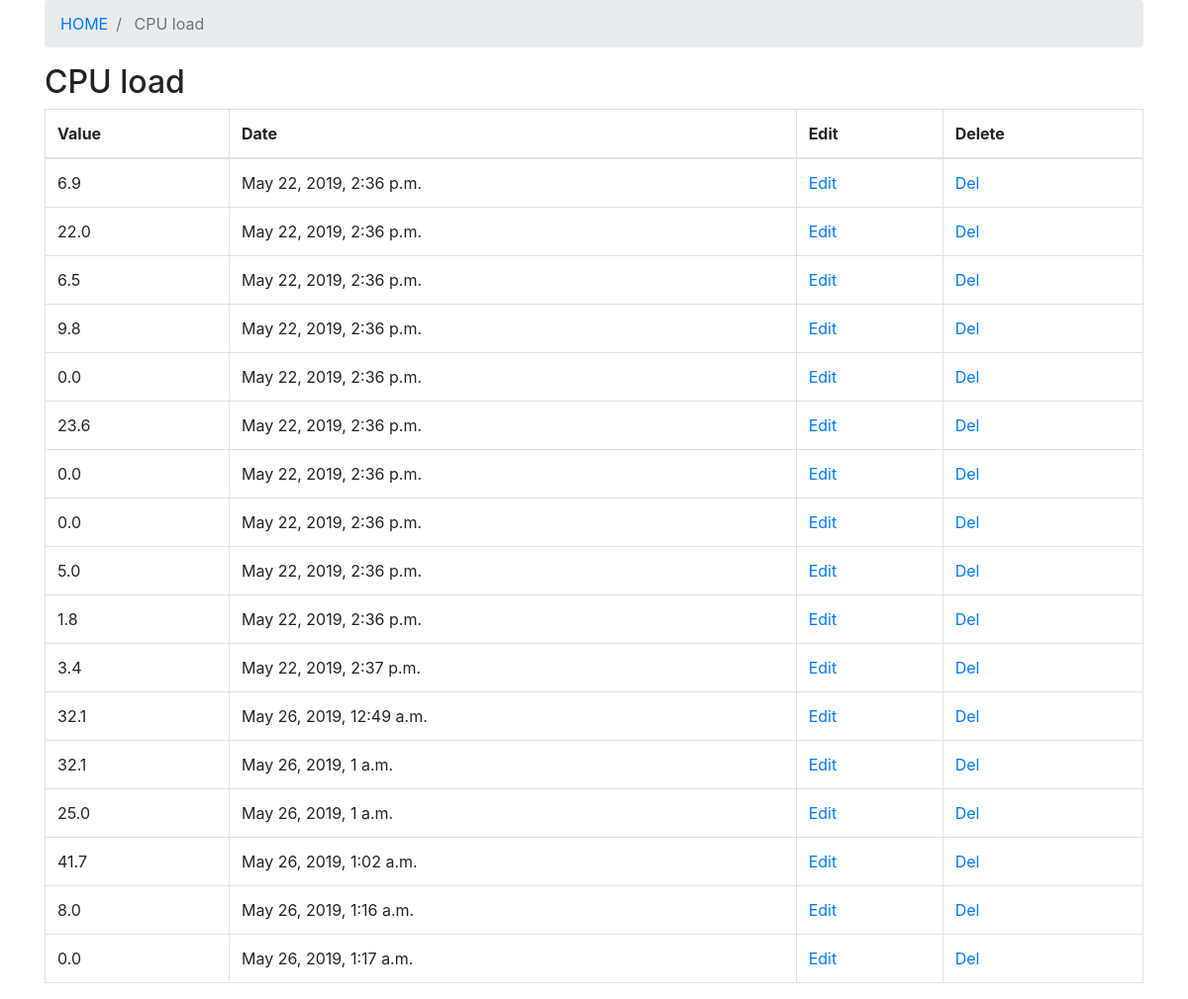
/sens_item/cpu_val, run on the app's committed database.
### api/models.py (models this page shows)
class Sensor(models.Model):
    name = models.CharField(max_length=100)
    min_value = models.IntegerField()
    max_value = models.IntegerField()
    slug = models.SlugField(unique=True, null=True)
    def __str__(self):
        return self.name

class SensorHistory(models.Model):
    date = models.DateTimeField(auto_now_add=True, blank=True)
    value = models.CharField(max_length=400)
    sensor = models.ForeignKey(Sensor, on_delete=models.CASCADE, related_name='sensor_history')

### index/views.py (the view)
# urls.py: path('sens_item/<slug:slug>', views.sensor_history, name="sens_item"),
def sensor_history(request, slug):
    data = models.SensorHistory.objects.filter(sensor__slug=slug)
    sensor = models.Sensor.objects.get(slug__exact=slug)
    global breadcrumb
    breadcrumb = {'HOME': 'index', sensor.name: 'sens_item'}
    context = {'slug': slug, 'data': data, 'breadcrumb': breadcrumb}
    return render(request, template_name="sens_item.html", context=context)

### index/templates/sens_item.html
{% extends "base.html" %}
{% block content %}
    <h2>{{ data.last.sensor }}</h2>
    <table class="table table-bordered">
        <thead>
            <tr>
                <th>Value</th>
                <th>Date</th>
                <th>Edit</th>
                <th>Delete</th>
            </tr>
        </thead>
        <tbody>
            {% for each in data %}
                <tr>
                    <td>{{ each.value }}</td>
                    <td>{{ each.date }}</td>
                    <td><a href="{% url 'sens_item_edit' slug each.id %}">Edit</a></td>
                    <td><a href="{% url 'sens_item_del' slug each.id %}">Del</a></td>
                </tr>
            {% endfor %}
        </tbody>
    </table>
{% endblock content %}

### index/templates/base.html (shortened to what this page needs)
{% load static %}
{% load django_bootstrap_breadcrumbs %}
<!DOCTYPE html>
<html lang="en">
<head>
    <link rel="stylesheet" href="https://stackpath.bootstrapcdn.com/bootstrap/4.3.1/css/bootstrap.min.css"
>
    <link rel="stylesheet" href="{% static "css/main.css" %}" />
</head>
<body class="container-fluid">
    <div class="container justify-content-center">
        <nav>
            <ol class="breadcrumb">
                {% for each, value in breadcrumb.items %}
                <li class="breadcrumb-item {% if forloop.last %} active {% endif %}">
                    {% if forloop.last %}
                    {{ each }}
                    {% elif forloop.first %}
                    <a href="{% url 'index' %}">HOME</a>
                    {% else %}
                    <a href="{% url value slug %}">{{ each }}</a>
                    {% endif %}
                </li>
                {% endfor %}
            </ol>
        </nav>
        {% block content %}
        {% endblock content %}
    </div>
</body>
</html>

### data on the page
Sensor: breadcrumb "CPU load"
SensorHistory: last.sensor "CPU load", value "0.0", date "May 26, 2019, 1:17 a.m."
SensorHistory: value "6.9", date "May 22, 2019, 2:36 p.m."
SensorHistory: value "22.0", date "May 22, 2019, 2:36 p.m."
SensorHistory: value "6.5", date "May 22, 2019, 2:36 p.m."
SensorHistory: value "9.8", date "May 22, 2019, 2:36 p.m."
SensorHistory: value "0.0", date "May 22, 2019, 2:36 p.m."
SensorHistory: value "23.6", date "May 22, 2019, 2:36 p.m."
SensorHistory: value "0.0", date "May 22, 2019, 2:36 p.m."
SensorHistory: value "0.0", date "May 22, 2019, 2:36 p.m."
SensorHistory: value "5.0", date "May 22, 2019, 2:36 p.m."
SensorHistory: value "1.8", date "May 22, 2019, 2:36 p.m."
SensorHistory: value "3.4", date "May 22, 2019, 2:37 p.m."
SensorHistory: value "32.1", date "May 26, 2019, 12:49 a.m."
SensorHistory: value "32.1", date "May 26, 2019, 1 a.m."
SensorHistory: value "25.0", date "May 26, 2019, 1 a.m."
SensorHistory: value "41.7", date "May 26, 2019, 1:02 a.m."
SensorHistory: value "8.0", date "May 26, 2019, 1:16 a.m."
